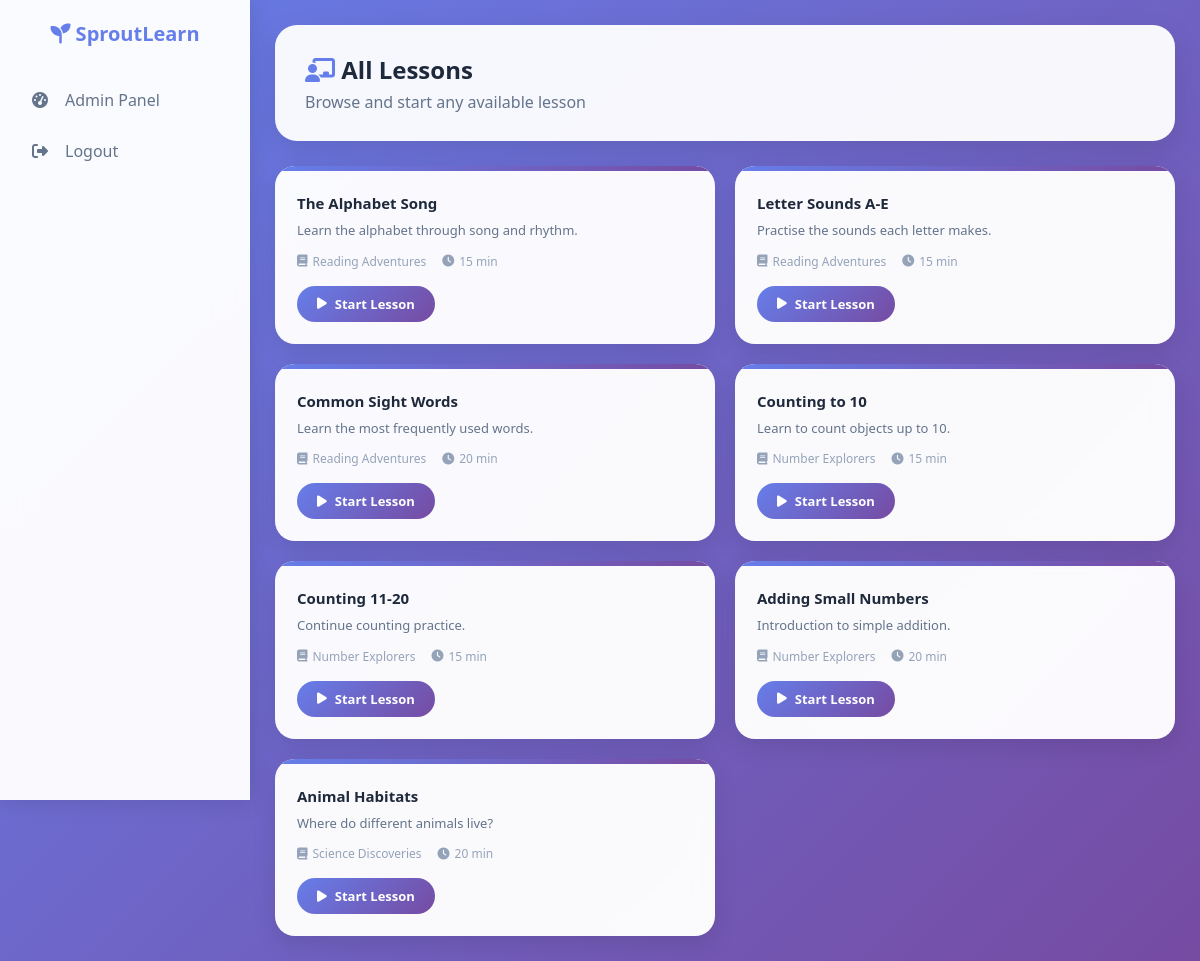
Screenshot of /lessons.php (signed in) with the database file from the repository.
### tables this page shows
CREATE TABLE IF NOT EXISTS lessons (
    id           INT AUTO_INCREMENT PRIMARY KEY,
    module_id    INT          NOT NULL,
    title        VARCHAR(150) NOT NULL,
    description  TEXT,
    content      TEXT,
    duration     INT          DEFAULT 10,
    media_path   VARCHAR(255) NULL,
    media_type   ENUM('image','video') NULL,
    lesson_order INT          DEFAULT 0,
    FOREIGN KEY (module_id) REFERENCES modules(id) ON DELETE CASCADE
);

### config.php (called while the page is built, shortened)
<?php
function getDBConnection() {
    try {
        $pdo = new PDO("mysql:host=".DB_HOST.";dbname=".DB_NAME.";charset=utf8mb4", DB_USER, DB_PASS);
        $pdo->setAttribute(PDO::ATTR_ERRMODE, PDO::ERRMODE_EXCEPTION);
        return $pdo;
    } catch(PDOException $e) {
        error_log('DB connection failed: ' . $e->getMessage());
        return null;
    }
}
function isAdmin() {
    return isset($_SESSION['user_id'])
        && isset($_SESSION['is_admin'])
        && $_SESSION['is_admin'] === true
        && isset($_SESSION['username'])
        && $_SESSION['username'] === ADMIN_USERNAME;
}
function getCourses() {
    $pdo = getDBConnection(); if(!$pdo) return [];
    $stmt = $pdo->query("SELECT * FROM courses WHERE is_active=1 ORDER BY order_index");
    return $stmt->fetchAll();
}
function getCourseModules($course_id) {
    $pdo = getDBConnection(); if(!$pdo) return [];
    $stmt = $pdo->prepare("SELECT * FROM modules WHERE course_id=? ORDER BY module_order");
    $stmt->execute([$course_id]);
    return $stmt->fetchAll();
}
function getModuleLessons($module_id) {
    $pdo = getDBConnection(); if(!$pdo) return [];
    $stmt = $pdo->prepare("SELECT * FROM lessons WHERE module_id=? ORDER BY lesson_order");
    $stmt->execute([$module_id]);
    return $stmt->fetchAll();
}
?>

### lessons.php (the view, shortened to what this page needs)
<?php
require_once 'config.php';
$courses = getCourses();
$all_lessons = [];
foreach($courses as $c) {
    $mods = getCourseModules($c['id']);
    foreach($mods as $m) {
        $less = getModuleLessons($m['id']);
        foreach($less as $l) {
            $l['course_title'] = $c['title'];
            $all_lessons[] = $l;
        }
    }
}
?>
<!DOCTYPE html>
<html lang="en">
<head>
    <link rel="stylesheet" href="https://cdnjs.cloudflare.com/ajax/libs/font-awesome/6.4.0/css/all.min.css">
</head>
<body>
<div class="particles">
</div>
<div class="sidebar"><?php include 'sidebar.php'; ?></div>
<div class="main-content">
    <div class="page-header">
        <h1><i class="fas fa-chalkboard-teacher" style="color:var(--primary)"></i> All Lessons</h1>
        <p>Browse and start any available lesson</p>
    </div>
    <?php if(empty($all_lessons)): ?>
        <div style="background:rgba(255,255,255,0.95);border-radius:20px;padding:40px;text-align:center;box-shadow:0 10px 30px rgba(0,0,0,0.1);">
            <i class="fas fa-book-reader" style="font-size:48px;color:#cbd5e1;"></i>
            <p style="color:#64748b;margin-top:12px;">No lessons available yet.</p>
        </div>
    <?php else: ?>
    <div class="lessons-grid">
        <?php foreach($all_lessons as $l): ?>
        <div class="lesson-card">
            <div class="lesson-card-header"></div>
            <div class="lesson-card-body">
                <h3><?= htmlspecialchars($l['title']) ?></h3>
                <p><?= htmlspecialchars($l['description']) ?></p>
                <div class="lesson-meta">
                    <span class="meta-tag"><i class="fas fa-book"></i> <?= htmlspecialchars($l['course_title']) ?></span>
                    <span class="meta-tag"><i class="fas fa-clock"></i> <?= (int)$l['duration'] ?> min</span>
                </div>
                <a href="lesson-view.php?id=<?= (int)$l['id'] ?>" class="btn">
                    <i class="fas fa-play"></i> Start Lesson
                </a>
            </div>
        </div>
        <?php endforeach; ?>
    </div>
    <?php endif; ?>
</div>
</body>
</html>

### sidebar.php
<div class="logo">
    <h2><i class="fas fa-seedling"></i> <span>SproutLearn</span></h2>
</div>
<div class="nav-menu">
<?php
$_is_admin = function_exists('isAdmin') && isAdmin();
if (!$_is_admin):
?>
    <a href="home.php" class="nav-item <?= basename($_SERVER['PHP_SELF'])=='home.php'?'active':'' ?>"><i class="fas fa-home"></i><span>Dashboard</span></a>
    <a href="courses.php" class="nav-item <?= basename($_SERVER['PHP_SELF'])=='courses.php'?'active':'' ?>"><i class="fas fa-book"></i><span>Courses</span></a>
    <a href="lessons.php" class="nav-item <?= basename($_SERVER['PHP_SELF'])=='lessons.php'?'active':'' ?>"><i class="fas fa-chalkboard-teacher"></i><span>Lessons</span></a>
    <a href="assignments.php" class="nav-item <?= basename($_SERVER['PHP_SELF'])=='assignments.php'?'active':'' ?>"><i class="fas fa-tasks"></i><span>Assignments</span></a>
    <a href="quizzes.php" class="nav-item <?= basename($_SERVER['PHP_SELF'])=='quizzes.php'?'active':'' ?>"><i class="fas fa-brain"></i><span>Quizzes</span></a>
    <a href="poems.php" class="nav-item <?= basename($_SERVER['PHP_SELF'])=='poems.php'?'active':'' ?>"><i class="fas fa-book-open"></i><span>Poems</span></a>
    <a href="progress.php" class="nav-item <?= basename($_SERVER['PHP_SELF'])=='progress.php'?'active':'' ?>"><i class="fas fa-chart-line"></i><span>Progress</span></a>
    <?php if(isset($_SESSION['user_type']) && $_SESSION['user_type']=='parent'): ?>
    <a href="family.php" class="nav-item <?= basename($_SERVER['PHP_SELF'])=='family.php'?'active':'' ?>"><i class="fas fa-users"></i><span>Family</span></a>
    <?php endif; ?>
    <?php if(isset($_SESSION['user_type']) && $_SESSION['user_type']=='teacher'): ?>
    <a href="teacher.php" class="nav-item <?= basename($_SERVER['PHP_SELF'])=='teacher.php'?'active':'' ?>"><i class="fas fa-chalkboard"></i><span>Teacher</span></a>
    <?php endif; ?>
    <a href="logout.php" class="nav-item"><i class="fas fa-sign-out-alt"></i><span>Logout</span></a>
<?php else: ?>
    <a href="admin.php" class="nav-item <?= basename($_SERVER['PHP_SELF'])=='admin.php'?'active':'' ?>"><i class="fas fa-tachometer-alt"></i><span>Admin Panel</span></a>
    <a href="logout.php" class="nav-item"><i class="fas fa-sign-out-alt"></i><span>Logout</span></a>
<?php endif; ?>
</div>

### lessons.php (style rules this page uses)
:root { --primary:#667eea; --secondary:#764ba2; --white:#fff; --text:#1e293b; }
* { margin:0; padding:0; box-sizing:border-box; }
body { font-family:'Segoe UI',sans-serif; background:linear-gradient(135deg,#667eea,#764ba2,#f093fb,#4facfe,#43e97b); background-size:400% 400%; animation:gradientBG 14s ease infinite; min-height:100vh; }
.particles { position:fixed; top:0; left:0; width:100%; height:100%; pointer-events:none; z-index:0; overflow:hidden; }
.sidebar { width:250px; background:rgba(255,255,255,0.97); backdrop-filter:blur(16px); position:fixed; height:100vh; padding:20px 0; box-shadow:2px 0 24px rgba(0,0,0,0.12); z-index:100; }
.main-content { margin-left:250px; padding:25px; position:relative; z-index:1; }
.logo { padding:0 20px 30px; text-align:center; }
.logo h2 { color:var(--primary); font-size:20px; }
.nav-menu { padding:0 15px; }
.nav-item { display:flex; align-items:center; gap:15px; padding:12px 15px; border-radius:12px; color:#64748b; text-decoration:none; margin-bottom:5px; font-weight:500; transition:all 0.3s; }
.nav-item i { width:20px; text-align:center; }
.page-header { background:rgba(255,255,255,0.95); backdrop-filter:blur(10px); padding:28px 30px; border-radius:22px; margin-bottom:25px; box-shadow:0 10px 30px rgba(0,0,0,0.1); animation:fadeSlideIn 0.5s ease; }
.page-header h1 { font-size:24px; color:var(--text); }
.page-header p { color:#64748b; margin-top:5px; }
.lessons-grid { display:grid; grid-template-columns:repeat(auto-fill,minmax(300px,1fr)); gap:20px; }
.lesson-card { background:rgba(255,255,255,0.97); backdrop-filter:blur(10px); border-radius:20px; overflow:hidden; box-shadow:0 8px 24px rgba(0,0,0,0.1); transition:transform 0.3s, box-shadow 0.3s; animation:fadeSlideIn 0.5s ease both; }
.lesson-card:nth-child(1) { animation-delay:0.05s; }
.lesson-card:nth-child(2) { animation-delay:0.10s; }
.lesson-card:nth-child(3) { animation-delay:0.15s; }
.lesson-card:nth-child(4) { animation-delay:0.20s; }
.lesson-card:nth-child(5) { animation-delay:0.25s; }
.lesson-card-header { padding:4px 0 0; background:linear-gradient(135deg,var(--primary),var(--secondary)); height:5px; }
.lesson-card-body { padding:22px; }
.lesson-card-body h3 { font-size:15px; color:var(--text); margin-bottom:8px; }
.lesson-card-body p { font-size:13px; color:#64748b; line-height:1.5; margin-bottom:12px; }
.lesson-meta { display:flex; align-items:center; gap:16px; margin-bottom:16px; }
.meta-tag { display:inline-flex; align-items:center; gap:5px; font-size:12px; color:#94a3b8; font-weight:500; }
.btn { display:inline-flex; align-items:center; gap:8px; background:linear-gradient(135deg,var(--primary),var(--secondary)); color:white; padding:9px 20px; border-radius:50px; text-decoration:none; font-weight:600; font-size:13px; transition:transform 0.2s, box-shadow 0.2s; border:none; cursor:pointer; }

### rows the page displays
lessons: title "The Alphabet Song", description "Learn the alphabet through song and rhythm.", course_title "Reading Adventures", duration "15"
lessons: title "Letter Sounds A-E", description "Practise the sounds each letter makes.", course_title "Reading Adventures", duration "15"
lessons: title "Common Sight Words", description "Learn the most frequently used words.", course_title "Reading Adventures", duration "20"
lessons: title "Counting to 10", description "Learn to count objects up to 10.", course_title "Number Explorers", duration "15"
lessons: title "Counting 11-20", description "Continue counting practice.", course_title "Number Explorers", duration "15"
lessons: title "Adding Small Numbers", description "Introduction to simple addition.", course_title "Number Explorers", duration "20"
lessons: title "Animal Habitats", description "Where do different animals live?", course_title "Science Discoveries", duration "20"
